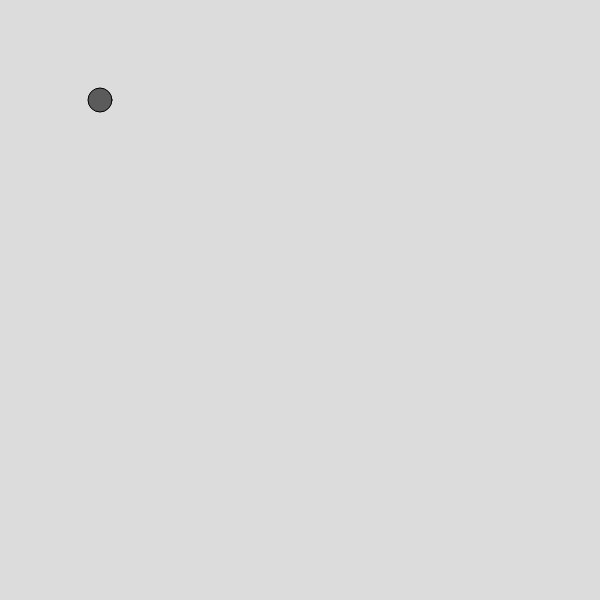
Frame 1 (no input)
Frame 60 (no input): blank canvas, image omitted
Frame 120 (the mouse pressed at the canvas centre since frame 60): blank canvas, image omitted

The p5.js sketch that drew this single still picture (run headless with seeded random() and noise() and a simulated clock; from frame 60 on, the mouse is pressed at the canvas centre):

// p5.js sketch
// ── sketch.js
let particle;
let x;
let y;
let yspeed;
let gravity;

function setup() {
  createCanvas(600, 600);
  particle = new Particle(100,100);
}

function draw() {
  background(220);
  particle.Update();
  particle.Show();
}  

class Particle
  
{
  constructor(x,y)
  {
  this.x = x;
  this.y = y;
  this.yspeed = 0;
  this.gravity = 0.1;
  }
  
  Update(){
    
    this.y += this.yspeed;
    this.yspeed += gravity;
    
    if(this.y >= height)
    {
      this.y = height;
      this.yspeed *= 0.9;
    }
    
  }
    Show()
    {
      stroke(0);
      fill(0,150);
      ellipse(this.x, this.y, 24,24);
    
    }
    
  }
